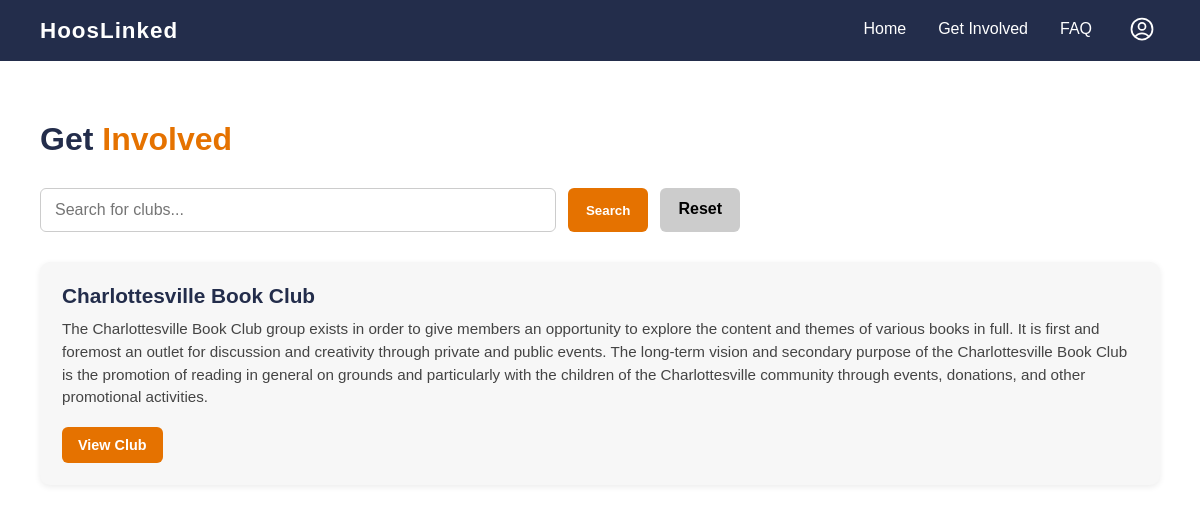
Page /get-involved/ on the earlier database version.
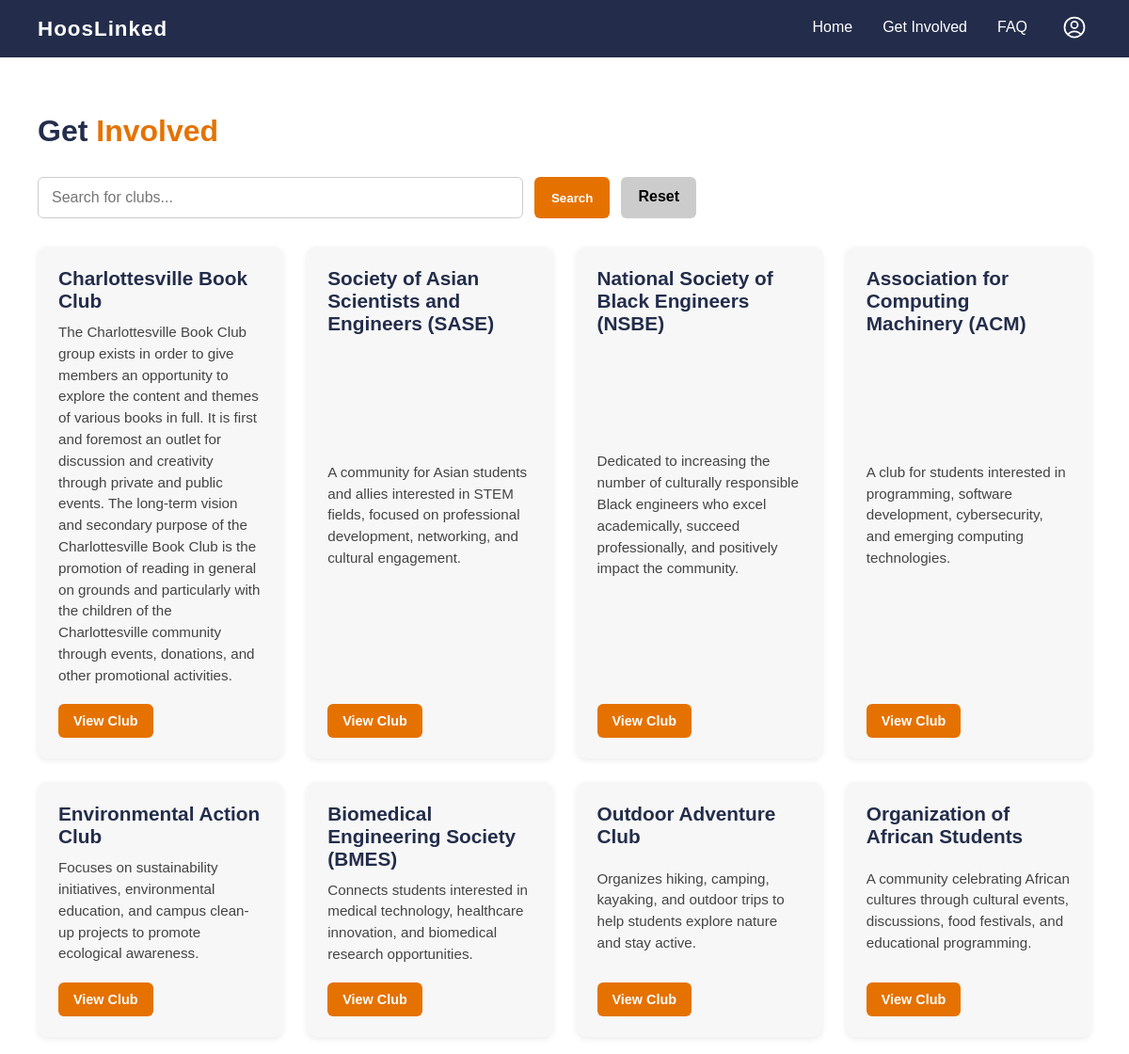
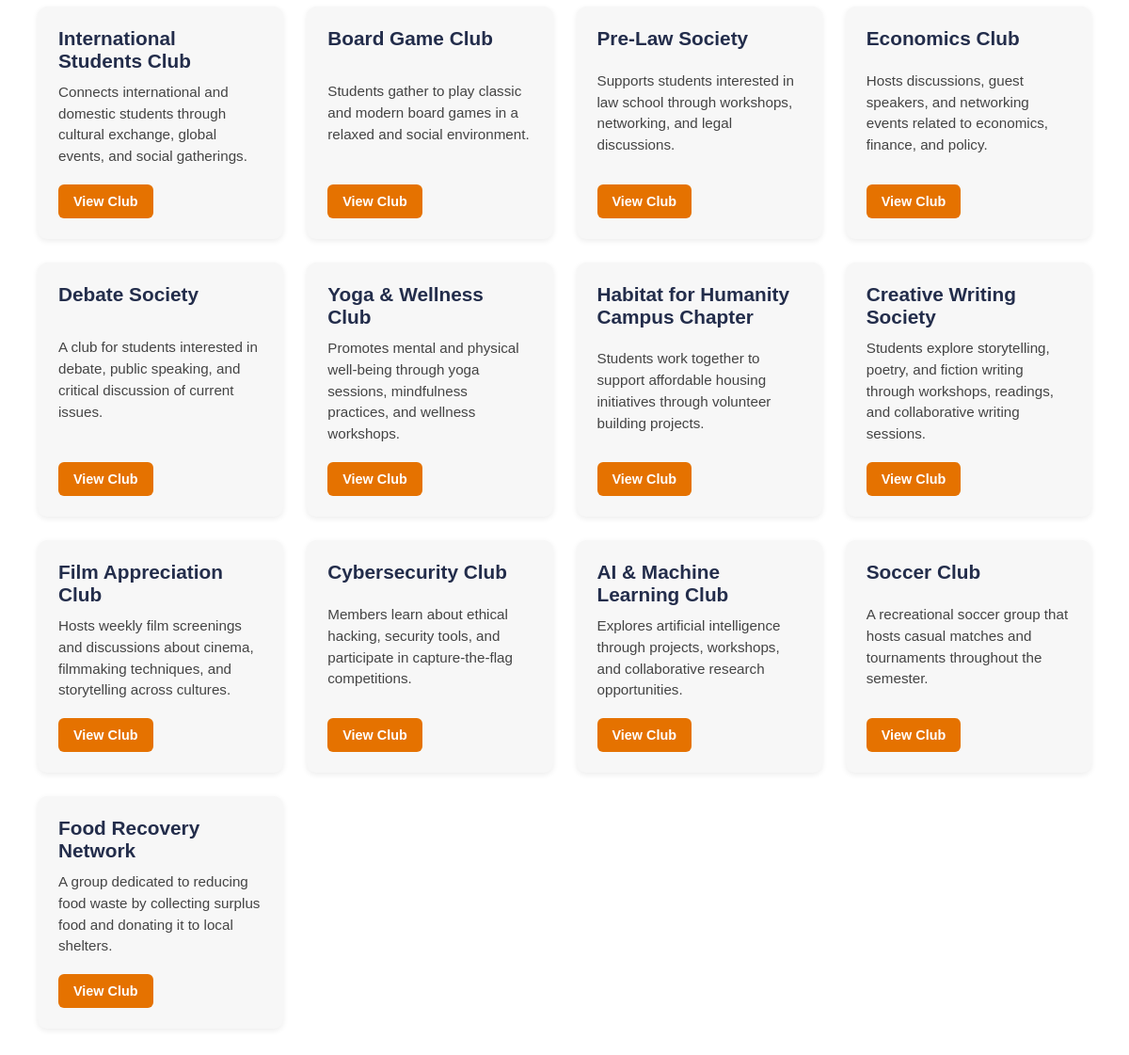
Same page on the later database version (2 pictures, top to bottom).
### main/models.py (models this page shows, shortened)
class Club(models.Model):
    name = models.CharField(max_length=200)
    description = models.TextField(blank=True)
    slug = models.SlugField(unique=True, blank=True)

### main/views.py (the view)
# urls.py: path('get-involved/', views.get_involved_page, name='get_involved'),
def get_involved_page(request):
    query = request.GET.get('q', '').strip()
    clubs = Club.objects.all() #fetch all the club records from db
    if query:
        clubs = clubs.filter(
            Q(name__icontains=query) | Q(description__icontains=query)
        )
    return render(request, 'main/get_involved.html', {
        'clubs': clubs, #pass clubs queryset to template
        'query': query,
    })

### main/templates/main/get_involved.html (shortened to what this page needs)
<!DOCTYPE html>
<html lang="en">
<head>
</head>
<body>
<nav>
<span class="logo">HoosLinked</span>
<ul>
<li><a href="{% url 'home' %}">Home</a></li>
<li><a href="{% url 'get_involved' %}">Get Involved</a></li>
<li><a href="#">FAQ</a></li>
<li class="nav-icon" id="navIcon">
                <button class="icon-btn" onclick="toggleNav()">
                </button>
            </li>
</ul>
</nav>
<div class="page-header">
<h1>Get <span>Involved</span></h1>
</div>
<div class="search-bar-wrap">
    <form method="get" class="search-form">
        <input
            type="text"
            name="q"
            placeholder="Search for clubs..."
            value="{{ query }}"
            class="search-input"
        >
        <button type="submit" class="search-btn">Search</button>
        <a href="{% url 'get_involved' %}" class="reset-btn">
            Reset
        </a>
    </form>
</div>
<div class="club-container">
{% for club in clubs %}
<div class="club-card">
<h3>{{ club.name }}</h3>
<p>
{{ club.description|default:"No description available." }}
</p>
<a href="{% url 'club_detail' club.slug %}" class="club-btn">
    View Club
</a>
</div>
{% empty %}
<p class="no-clubs">No clubs available yet.</p>
{% endfor %}
</div>
</body>
</html>

### main/templates/main/get_involved.html (style rules this page uses)
* { margin: 0; padding: 0; box-sizing: border-box; }
body { font-family: Helvetica, Arial, sans-serif; background-color: #FFFFFF; color: #232D4B; }
nav { background-color: #232D4B; padding: 0 40px; display: flex; align-items: center; justify-content: space-between; }
nav .logo { color: #FFFFFF; font-size: 1.4rem; font-weight: bold; letter-spacing: 1px; }
nav ul { list-style: none; display: flex; gap: 32px; }
nav ul li a { color: #FFFFFF; text-decoration: none; font-size: 1rem; padding: 20px 0; display: block; border-bottom: 3px solid transparent; transition: border-color 0.2s; }
.nav-icon { position: relative; padding: 11px 0px; }
.icon-btn { background: none; border: none; cursor: pointer; color: #FFFFFF; padding: 4px; display: flex; align-items: center; }
.icon-btn svg { width: 28px; height: 28px; }
.page-header { padding: 60px 40px 30px 40px; }
.page-header h1 { font-size: 2rem; }
.page-header span { color: #E57200; }
.search-bar-wrap { padding: 0 40px 30px 40px; }
.search-form { display: flex; gap: 12px; max-width: 700px; }
.search-input { flex: 1; padding: 12px 14px; font-size: 1rem; border: 1px solid #ccc; border-radius: 6px; font-family: inherit; }
.search-btn { background-color: #E57200; color: #FFFFFF; border: none; padding: 12px 18px; border-radius: 6px; font-weight: bold; cursor: pointer; font-family: inherit; }
.reset-btn { background-color: #ccc; color: black; padding: 12px 18px; border-radius: 6px; text-decoration: none; font-weight: bold; }
.club-container { padding: 0 40px 60px 40px; display: grid; grid-template-columns: repeat(auto-fit, minmax(260px, 1fr)); gap: 25px; }
.club-card { background-color: #f7f7f7; border-radius: 10px; padding: 22px; box-shadow: 0 2px 6px rgba(0,0,0,0.08); display: flex; flex-direction: column; justify-content: space-between; }
.club-card h3 { margin-bottom: 10px; font-size: 1.3rem; }
.club-card p { font-size: 0.95rem; line-height: 1.5; color: #444; margin-bottom: 18px; }
.club-btn { background-color: #E57200; color: #FFFFFF; text-decoration: none; padding: 10px 16px; border-radius: 6px; font-weight: bold; font-size: 0.9rem; width: fit-content; }

Differences in the rows shown:
added Club: name "Society of Asian Scientists and Engineers (SASE)", description "A community for Asian students and allies interested in STEM fields, focused on professional development, networking, and cultural engagement."
added Club: name "National Society of Black Engineers (NSBE)", description "Dedicated to increasing the number of culturally responsible Black engineers who excel academically, succeed professionally, and positively impact the community."
added Club: name "Association for Computing Machinery (ACM)", description "A club for students interested in programming, software development, cybersecurity, and emerging computing technologies."
added Club: name "Environmental Action Club", description "Focuses on sustainability initiatives, environmental education, and campus clean-up projects to promote ecological awareness."
added Club: name "Biomedical Engineering Society (BMES)", description "Connects students interested in medical technology, healthcare innovation, and biomedical research opportunities."
added Club: name "Outdoor Adventure Club", description "Organizes hiking, camping, kayaking, and outdoor trips to help students explore nature and stay active."
added Club: name "Organization of African Students", description "A community celebrating African cultures through cultural events, discussions, food festivals, and educational programming."
added Club: name "International Students Club", description "Connects international and domestic students through cultural exchange, global events, and social gatherings."
added Club: name "Board Game Club", description "Students gather to play classic and modern board games in a relaxed and social environment."
added Club: name "Pre-Law Society", description "Supports students interested in law school through workshops, networking, and legal discussions."
added Club: name "Economics Club", description "Hosts discussions, guest speakers, and networking events related to economics, finance, and policy."
added Club: name "Debate Society", description "A club for students interested in debate, public speaking, and critical discussion of current issues."
added Club: name "Yoga & Wellness Club", description "Promotes mental and physical well-being through yoga sessions, mindfulness practices, and wellness workshops."
added Club: name "Habitat for Humanity Campus Chapter", description "Students work together to support affordable housing initiatives through volunteer building projects."
added Club: name "Creative Writing Society", description "Students explore storytelling, poetry, and fiction writing through workshops, readings, and collaborative writing sessions."
added Club: name "Film Appreciation Club", description "Hosts weekly film screenings and discussions about cinema, filmmaking techniques, and storytelling across cultures."
added Club: name "Cybersecurity Club", description "Members learn about ethical hacking, security tools, and participate in capture-the-flag competitions."
added Club: name "AI & Machine Learning Club", description "Explores artificial intelligence through projects, workshops, and collaborative research opportunities."
added Club: name "Soccer Club", description "A recreational soccer group that hosts casual matches and tournaments throughout the semester."
added Club: name "Food Recovery Network", description "A group dedicated to reducing food waste by collecting surplus food and donating it to local shelters."
